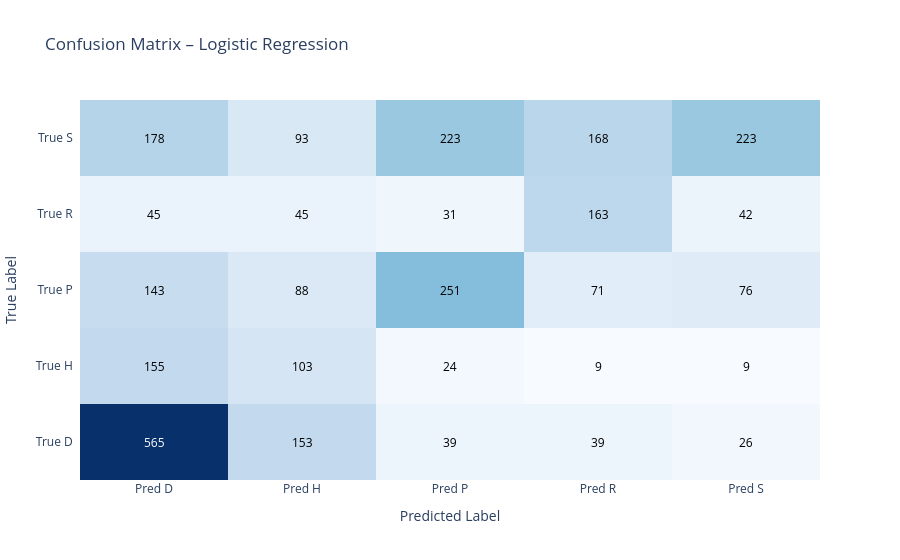
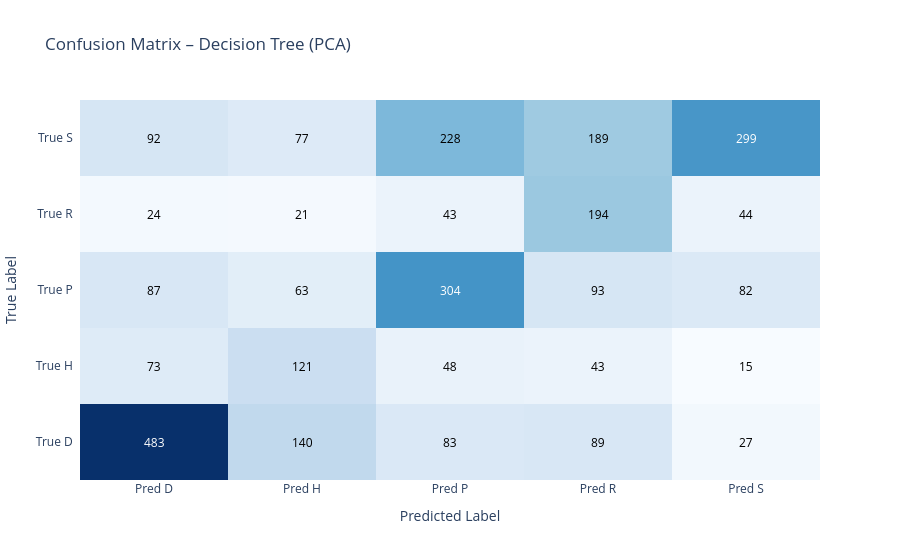

The notebook cell saved with these charts, in order:
### Code cell
plot_confusion_matrices(results, classes)

### Figure 1 — Plotly figure (JSON) as saved in the notebook; plotly's stock layout.template omitted (floating-point values rounded to 4 significant figures)
{"data": [{"colorscale": [[0, "rgb(247,251,255)"], [0.125, "rgb(222,235,247)"], [0.25, "rgb(198,219,239)"], [0.375, "rgb(158,202,225)"], [0.5, "rgb(107,174,214)"], [0.625, "rgb(66,146,198)"], [0.75, "rgb(33,113,181)"], [0.875, "rgb(8,81,156)"], [1, "rgb(8,48,107)"]], "reversescale": false, "showscale": false, "type": "heatmap", "x": ["Pred D", "Pred H", "Pred P", "Pred R", "Pred S"], "y": ["True D", "True H", "True P", "True R", "True S"], "z": [[565, 153, 39, 39, 26], [155, 103, 24, 9, 9], [143, 88, 251, 71, 76], [45, 45, 31, 163, 42], [178, 93, 223, 168, 223]]}], "layout": {"annotations": [{"font": {"color": "#FFFFFF"}, "showarrow": false, "text": "565", "x": "Pred D", "xref": "x", "y": "True D", "yref": "y"}, {"font": {"color": "#000000"}, "showarrow": false, "text": "153", "x": "Pred H", "xref": "x", "y": "True D", "yref": "y"}, {"font": {"color": "#000000"}, "showarrow": false, "text": "39", "x": "Pred P", "xref": "x", "y": "True D", "yref": "y"}, {"font": {"color": "#000000"}, "showarrow": false, "text": "39", "x": "Pred R", "xref": "x", "y": "True D", "yref": "y"}, {"font": {"color": "#000000"}, "showarrow": false, "text": "26", "x": "Pred S", "xref": "x", "y": "True D", "yref": "y"}, {"font": {"color": "#000000"}, "showarrow": false, "text": "155", "x": "Pred D", "xref": "x", "y": "True H", "yref": "y"}, {"font": {"color": "#000000"}, "showarrow": false, "text": "103", "x": "Pred H", "xref": "x", "y": "True H", "yref": "y"}, {"font": {"color": "#000000"}, "showarrow": false, "text": "24", "x": "Pred P", "xref": "x", "y": "True H", "yref": "y"}, {"font": {"color": "#000000"}, "showarrow": false, "text": "9", "x": "Pred R", "xref": "x", "y": "True H", "yref": "y"}, {"font": {"color": "#000000"}, "showarrow": false, "text": "9", "x": "Pred S", "xref": "x", "y": "True H", "yref": "y"}, {"font": {"color": "#000000"}, "showarrow": false, "text": "143", "x": "Pred D", "xref": "x", "y": "True P", "yref": "y"}, {"font": {"color": "#000000"}, "showarrow": false, "text": "88", "x": "Pred H", "xref": "x", "y": "True P", "yref": "y"}, {"font": {"color": "#000000"}, "showarrow": false, "text": "251", "x": "Pred P", "xref": "x", "y": "True P", "yref": "y"}, {"font": {"color": "#000000"}, "showarrow": false, "text": "71", "x": "Pred R", "xref": "x", "y": "True P", "yref": "y"}, {"font": {"color": "#000000"}, "showarrow": false, "text": "76", "x": "Pred S", "xref": "x", "y": "True P", "yref": "y"}, {"font": {"color": "#000000"}, "showarrow": false, "text": "45", "x": "Pred D", "xref": "x", "y": "True R", "yref": "y"}, {"font": {"color": "#000000"}, "showarrow": false, "text": "45", "x": "Pred H", "xref": "x", "y": "True R", "yref": "y"}, {"font": {"color": "#000000"}, "showarrow": false, "text": "31", "x": "Pred P", "xref": "x", "y": "True R", "yref": "y"}, {"font": {"color": "#000000"}, "showarrow": false, "text": "163", "x": "Pred R", "xref": "x", "y": "True R", "yref": "y"}, {"font": {"color": "#000000"}, "showarrow": false, "text": "42", "x": "Pred S", "xref": "x", "y": "True R", "yref": "y"}, {"font": {"color": "#000000"}, "showarrow": false, "text": "178", "x": "Pred D", "xref": "x", "y": "True S", "yref": "y"}, {"font": {"color": "#000000"}, "showarrow": false, "text": "93", "x": "Pred H", "xref": "x", "y": "True S", "yref": "y"}, {"font": {"color": "#000000"}, "showarrow": false, "text": "223", "x": "Pred P", "xref": "x", "y": "True S", "yref": "y"}, {"font": {"color": "#000000"}, "showarrow": false, "text": "168", "x": "Pred R", "xref": "x", "y": "True S", "yref": "y"}, {"font": {"color": "#000000"}, "showarrow": false, "text": "223", "x": "Pred S", "xref": "x", "y": "True S", "yref": "y"}], "title": {"text": "Confusion Matrix – Logistic Regression"}, "xaxis": {"dtick": 1, "gridcolor": "rgb(0, 0, 0)", "side": "bottom", "ticks": "", "title": {"text": "Predicted Label"}}, "yaxis": {"dtick": 1, "ticks": "", "ticksuffix": "  ", "title": {"text": "True Label"}}}}

### Figure 2 — Plotly figure (JSON) as saved in the notebook; plotly's stock layout.template omitted (floating-point values rounded to 4 significant figures)
{"data": [{"colorscale": [[0, "rgb(247,251,255)"], [0.125, "rgb(222,235,247)"], [0.25, "rgb(198,219,239)"], [0.375, "rgb(158,202,225)"], [0.5, "rgb(107,174,214)"], [0.625, "rgb(66,146,198)"], [0.75, "rgb(33,113,181)"], [0.875, "rgb(8,81,156)"], [1, "rgb(8,48,107)"]], "reversescale": false, "showscale": false, "type": "heatmap", "x": ["Pred D", "Pred H", "Pred P", "Pred R", "Pred S"], "y": ["True D", "True H", "True P", "True R", "True S"], "z": [[483, 140, 83, 89, 27], [73, 121, 48, 43, 15], [87, 63, 304, 93, 82], [24, 21, 43, 194, 44], [92, 77, 228, 189, 299]]}], "layout": {"annotations": [{"font": {"color": "#FFFFFF"}, "showarrow": false, "text": "483", "x": "Pred D", "xref": "x", "y": "True D", "yref": "y"}, {"font": {"color": "#000000"}, "showarrow": false, "text": "140", "x": "Pred H", "xref": "x", "y": "True D", "yref": "y"}, {"font": {"color": "#000000"}, "showarrow": false, "text": "83", "x": "Pred P", "xref": "x", "y": "True D", "yref": "y"}, {"font": {"color": "#000000"}, "showarrow": false, "text": "89", "x": "Pred R", "xref": "x", "y": "True D", "yref": "y"}, {"font": {"color": "#000000"}, "showarrow": false, "text": "27", "x": "Pred S", "xref": "x", "y": "True D", "yref": "y"}, {"font": {"color": "#000000"}, "showarrow": false, "text": "73", "x": "Pred D", "xref": "x", "y": "True H", "yref": "y"}, {"font": {"color": "#000000"}, "showarrow": false, "text": "121", "x": "Pred H", "xref": "x", "y": "True H", "yref": "y"}, {"font": {"color": "#000000"}, "showarrow": false, "text": "48", "x": "Pred P", "xref": "x", "y": "True H", "yref": "y"}, {"font": {"color": "#000000"}, "showarrow": false, "text": "43", "x": "Pred R", "xref": "x", "y": "True H", "yref": "y"}, {"font": {"color": "#000000"}, "showarrow": false, "text": "15", "x": "Pred S", "xref": "x", "y": "True H", "yref": "y"}, {"font": {"color": "#000000"}, "showarrow": false, "text": "87", "x": "Pred D", "xref": "x", "y": "True P", "yref": "y"}, {"font": {"color": "#000000"}, "showarrow": false, "text": "63", "x": "Pred H", "xref": "x", "y": "True P", "yref": "y"}, {"font": {"color": "#FFFFFF"}, "showarrow": false, "text": "304", "x": "Pred P", "xref": "x", "y": "True P", "yref": "y"}, {"font": {"color": "#000000"}, "showarrow": false, "text": "93", "x": "Pred R", "xref": "x", "y": "True P", "yref": "y"}, {"font": {"color": "#000000"}, "showarrow": false, "text": "82", "x": "Pred S", "xref": "x", "y": "True P", "yref": "y"}, {"font": {"color": "#000000"}, "showarrow": false, "text": "24", "x": "Pred D", "xref": "x", "y": "True R", "yref": "y"}, {"font": {"color": "#000000"}, "showarrow": false, "text": "21", "x": "Pred H", "xref": "x", "y": "True R", "yref": "y"}, {"font": {"color": "#000000"}, "showarrow": false, "text": "43", "x": "Pred P", "xref": "x", "y": "True R", "yref": "y"}, {"font": {"color": "#000000"}, "showarrow": false, "text": "194", "x": "Pred R", "xref": "x", "y": "True R", "yref": "y"}, {"font": {"color": "#000000"}, "showarrow": false, "text": "44", "x": "Pred S", "xref": "x", "y": "True R", "yref": "y"}, {"font": {"color": "#000000"}, "showarrow": false, "text": "92", "x": "Pred D", "xref": "x", "y": "True S", "yref": "y"}, {"font": {"color": "#000000"}, "showarrow": false, "text": "77", "x": "Pred H", "xref": "x", "y": "True S", "yref": "y"}, {"font": {"color": "#000000"}, "showarrow": false, "text": "228", "x": "Pred P", "xref": "x", "y": "True S", "yref": "y"}, {"font": {"color": "#000000"}, "showarrow": false, "text": "189", "x": "Pred R", "xref": "x", "y": "True S", "yref": "y"}, {"font": {"color": "#FFFFFF"}, "showarrow": false, "text": "299", "x": "Pred S", "xref": "x", "y": "True S", "yref": "y"}], "title": {"text": "Confusion Matrix – Decision Tree (PCA)"}, "xaxis": {"dtick": 1, "gridcolor": "rgb(0, 0, 0)", "side": "bottom", "ticks": "", "title": {"text": "Predicted Label"}}, "yaxis": {"dtick": 1, "ticks": "", "ticksuffix": "  ", "title": {"text": "True Label"}}}}
